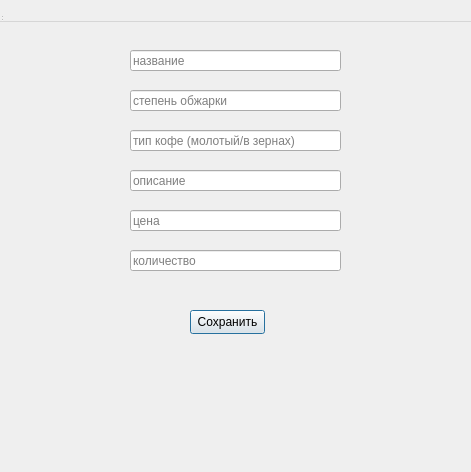
<?xml version="1.0" encoding="UTF-8"?>
<ui version="4.0">
 <class>MainWindow</class>
 <widget class="QDialog" name="DialogWindow">
  <property name="geometry">
   <rect>
    <x>0</x>
    <y>0</y>
    <width>471</width>
    <height>472</height>
   </rect>
  </property>
  <property name="windowTitle">
   <string>MainWindow</string>
  </property>
  <widget class="QWidget" name="centralwidget">
   <widget class="QLineEdit" name="nameEdit">
    <property name="geometry">
     <rect>
      <x>130</x>
      <y>50</y>
      <width>211</width>
      <height>21</height>
     </rect>
    </property>
    <property name="placeholderText">
     <string>название</string>
    </property>
   </widget>
   <widget class="QLineEdit" name="roastEdit">
    <property name="geometry">
     <rect>
      <x>130</x>
      <y>90</y>
      <width>211</width>
      <height>21</height>
     </rect>
    </property>
    <property name="placeholderText">
     <string>степень обжарки</string>
    </property>
   </widget>
   <widget class="QLineEdit" name="typeEdit">
    <property name="geometry">
     <rect>
      <x>130</x>
      <y>130</y>
      <width>211</width>
      <height>21</height>
     </rect>
    </property>
    <property name="placeholderText">
     <string>тип кофе (молотый/в зернах)</string>
    </property>
   </widget>
   <widget class="QLineEdit" name="descEdit">
    <property name="geometry">
     <rect>
      <x>130</x>
      <y>170</y>
      <width>211</width>
      <height>21</height>
     </rect>
    </property>
    <property name="placeholderText">
     <string>описание</string>
    </property>
   </widget>
   <widget class="QLineEdit" name="priceEdit">
    <property name="geometry">
     <rect>
      <x>130</x>
      <y>210</y>
      <width>211</width>
      <height>21</height>
     </rect>
    </property>
    <property name="whatsThis">
     <string>&lt;html&gt;&lt;head/&gt;&lt;body&gt;&lt;p&gt;цена&lt;/p&gt;&lt;/body&gt;&lt;/html&gt;</string>
    </property>
    <property name="text">
     <string/>
    </property>
    <property name="placeholderText">
     <string>цена</string>
    </property>
   </widget>
   <widget class="QLineEdit" name="volumeEdit">
    <property name="geometry">
     <rect>
      <x>130</x>
      <y>250</y>
      <width>211</width>
      <height>21</height>
     </rect>
    </property>
    <property name="whatsThis">
     <string>&lt;html&gt;&lt;head/&gt;&lt;body&gt;&lt;p&gt;цена&lt;/p&gt;&lt;/body&gt;&lt;/html&gt;</string>
    </property>
    <property name="text">
     <string/>
    </property>
    <property name="placeholderText">
     <string>количество</string>
    </property>
   </widget>
   <widget class="QPushButton" name="saveButton">
    <property name="geometry">
     <rect>
      <x>190</x>
      <y>310</y>
      <width>75</width>
      <height>24</height>
     </rect>
    </property>
    <property name="text">
     <string>Сохранить</string>
    </property>
   </widget>
  </widget>
  <widget class="QMenuBar" name="menubar">
   <property name="geometry">
    <rect>
     <x>0</x>
     <y>0</y>
     <width>471</width>
     <height>22</height>
    </rect>
   </property>
  </widget>
  <widget class="QStatusBar" name="statusbar"/>
 </widget>
 <resources/>
 <connections/>
</ui>
